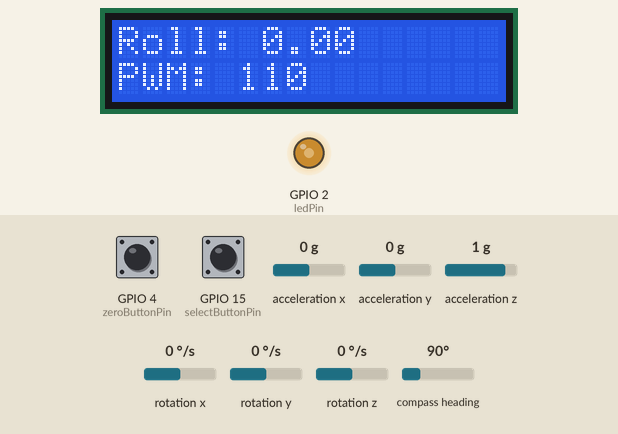
Bench run of a sketch on a simulated ESP32. Shown: 16×2 character LCD, output pins drawn as LEDs (lit = HIGH). The test bench sets the inputs (shaded band); at power-on: GPIO 15 (selectButtonPin) HIGH, acceleration y 0 g, GPIO 4 (zeroButtonPin) HIGH, acceleration x 0 g, acceleration z 1 g, rotation x 0 °/s, rotation y 0 °/s, rotation z 0 °/s, compass heading 90°. Nothing arrives over Bluetooth unless stated; what the sketch prints to the serial monitor is not drawn.

Above: at 1.2 s.
1.3 s: GPIO 15 (selectButtonPin) pulled LOW for 0.15 s
At 1.49 s:
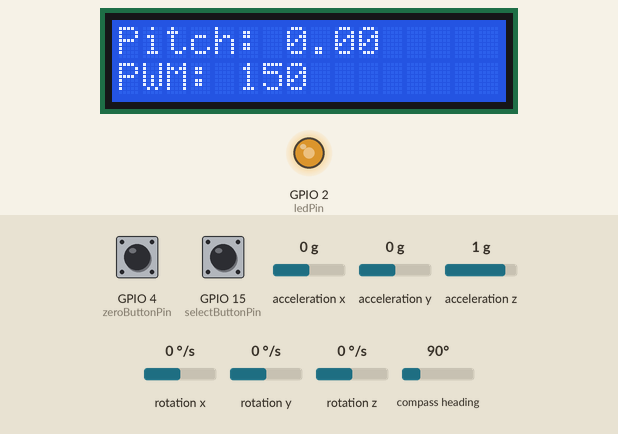
2.0 s: GPIO 15 (selectButtonPin) pulled LOW for 1 s
At 2.73 s:
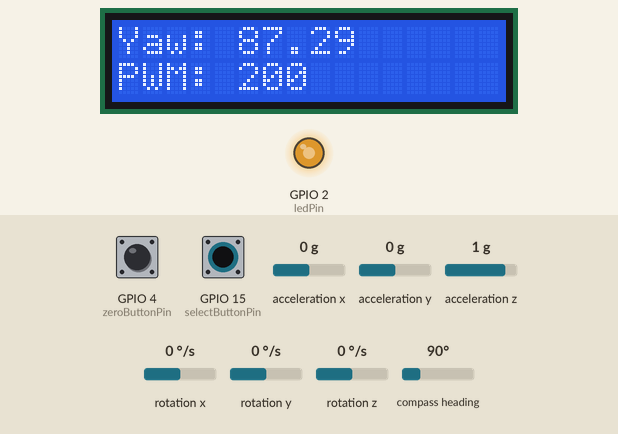
3.6 s: GPIO 15 (selectButtonPin) pulled LOW for 0.15 s
At 3.97 s:
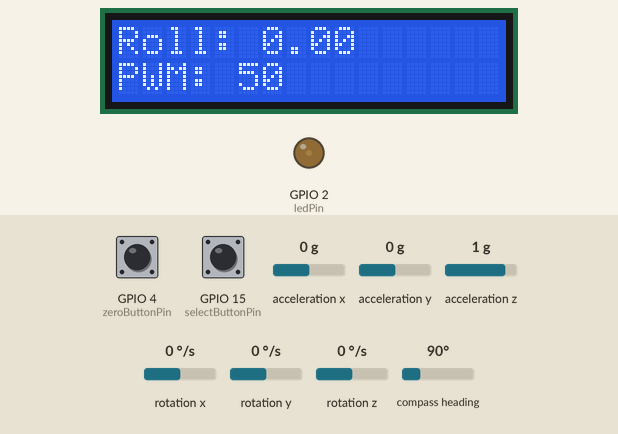
4.3 s: acceleration y set to -1.4 g
At 5.57 s:
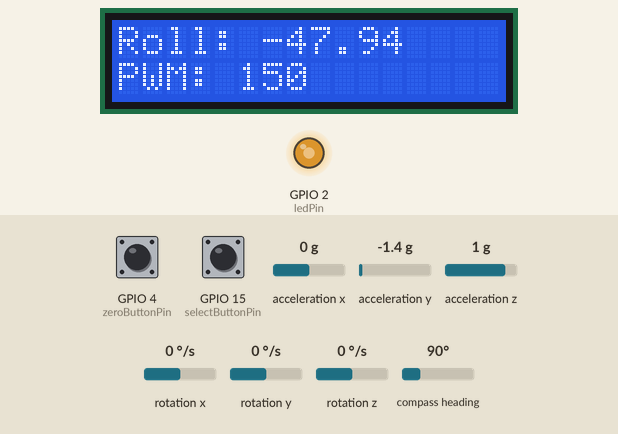
7.3 s: GPIO 4 (zeroButtonPin) pulled LOW for 0.15 s
At 7.49 s:
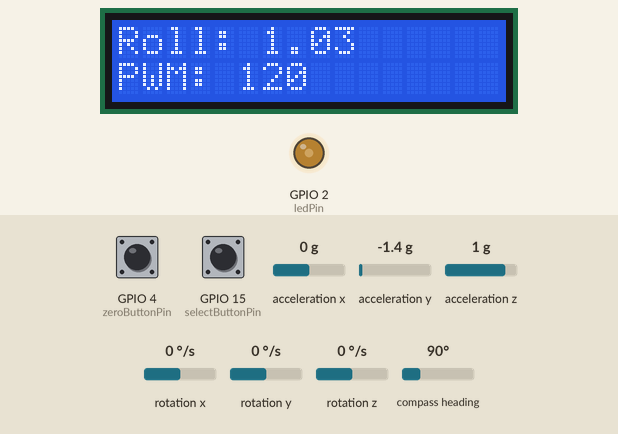
8.0 s: acceleration x set to -1.4 g
At 10.05 s:
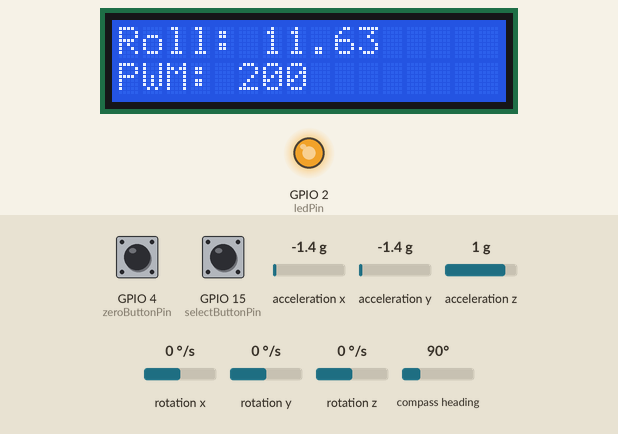
Timing chart, 0 to 58.5 s (numbered marks = the images above; inputs shaded):
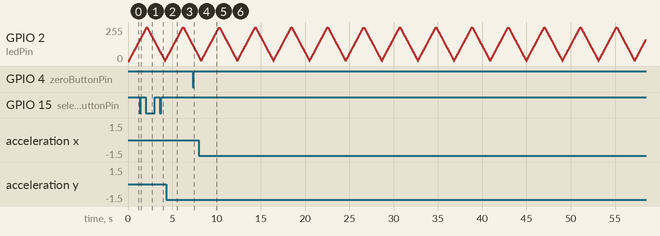

The sketch:

sketch_FILTER_V2.ino
```cpp
#include <Wire.h>
#include <MPU9250.h>
#include <LCDI2C_Multilingual.h>
#include <BluetoothSerial.h>
#include <SimpleKalmanFilter.h>
#include <freertos/FreeRTOS.h>
#include <freertos/task.h>
#include <Ticker.h>

// MPU9250, LCD, Bluetooth 객체 생성
MPU9250 mpu;
LCDI2C_Symbols lcd(0x27, 16, 2);
BluetoothSerial SerialBT;

// 핀 설정 및 변수 초기화
int ledPin = 2;
int selectButtonPin = 15, zeroButtonPin = 4;
int lastSelectButtonState = HIGH, lastZeroButtonState = HIGH;
unsigned long lastDebounceTime = 0, debounceDelay = 50;
int pwmValue = 0;
bool increasing = true;

float rollOffset = 0, pitchOffset = 0, yawOffset = 0;
int selectedValue = 0;

// Kalman 필터 객체 생성
SimpleKalmanFilter rollKalmanFilter(2, 2, 0.01);
SimpleKalmanFilter pitchKalmanFilter(2, 2, 0.01);
SimpleKalmanFilter yawKalmanFilter(2, 2, 0.01);

// 필터 가중치 설정 (상보 필터용)
float alpha = 0.98;

// 이동 평균 필터용 변수
const int windowSize = 5;
float rollWindow[windowSize] = {0}, pitchWindow[windowSize] = {0}, yawWindow[windowSize] = {0};
int windowIndex = 0;
float rollSum = 0, pitchSum = 0, yawSum = 0;

// FreeRTOS 태스크 핸들
TaskHandle_t imuTaskHandle = NULL, lcdTaskHandle = NULL, ledTaskHandle = NULL;
Ticker ticker;

// 상보 필터 함수
float complementaryFilter(float gyro, float accel, float dt) {
  return alpha * (gyro * dt) + (1 - alpha) * accel;
}

// 이동 평균 필터 함수
float movingAverageFilter(float *window, float *sum, float newValue) {
  *sum -= window[windowIndex]; // 기존 값을 합에서 제외
  window[windowIndex] = newValue; // 새로운 값을 창에 추가
  *sum += newValue; // 합에 새로운 값 추가
  windowIndex = (windowIndex + 1) % windowSize; // 창의 인덱스 갱신
  return *sum / windowSize; // 창 안의 값의 평균 반환
}

// FreeRTOS 태스크를 깨우는 함수
void wakeUpTasks() {
  if (imuTaskHandle != NULL) xTaskNotifyGive(imuTaskHandle);
  if (lcdTaskHandle != NULL) xTaskNotifyGive(lcdTaskHandle);
  if (ledTaskHandle != NULL) xTaskNotifyGive(ledTaskHandle);
}

// 스위치 처리 함수
void handleSwitches() {
  int selectReading = digitalRead(selectButtonPin);
  int zeroReading = digitalRead(zeroButtonPin);

  if ((millis() - lastDebounceTime) > debounceDelay) {
    if (selectReading != lastSelectButtonState) {
      lastDebounceTime = millis();
      if (selectReading == LOW) selectedValue = (selectedValue + 1) % 3;
    }
    if (zeroReading != lastZeroButtonState) {
      lastDebounceTime = millis();
      if (zeroReading == LOW) {
        if (selectedValue == 0) rollOffset = mpu.getRoll();
        else if (selectedValue == 1) pitchOffset = mpu.getPitch();
        else if (selectedValue == 2) yawOffset = mpu.getYaw();
      }
    }
  }
  lastSelectButtonState = selectReading;
  lastZeroButtonState = zeroReading;
}

// IMU 데이터 읽기 및 필터 적용 함수
void readIMUData() {
  if (mpu.update()) {
    float dt = 0.01; // 적절한 시간 차이로 설정

    // 자이로 및 가속도 데이터를 사용하여 보정된 롤, 피치, 요 값을 계산
    float gyroRoll = mpu.getGyroX();
    float accelRoll = mpu.getAccX();
    float complementaryRoll = complementaryFilter(gyroRoll, accelRoll, dt);

    float gyroPitch = mpu.getGyroY();
    float accelPitch = mpu.getAccY();
    float complementaryPitch = complementaryFilter(gyroPitch, accelPitch, dt);

    float gyroYaw = mpu.getGyroZ();
    float accelYaw = mpu.getAccZ(); // 주의: 실제로는 요 값은 자이로에서만 사용 가능
    float complementaryYaw = complementaryFilter(gyroYaw, accelYaw, dt);

    Serial.printf("Roll: %.2f, Pitch: %.2f, Yaw: %.2f\n", complementaryRoll, complementaryPitch, complementaryYaw);
    SerialBT.printf("Roll: %.2f, Pitch: %.2f, Yaw: %.2f\n", complementaryRoll, complementaryPitch, complementaryYaw);
  } else {
    Serial.println("IMU Update Failed");
  }
}


// LCD 업데이트 함수
void updateLCD() {
  lcd.clear();
  lcd.setCursor(0, 0);

  switch (selectedValue) {
    case 0: lcd.print("Roll: "), lcd.print(rollKalmanFilter.updateEstimate(mpu.getRoll()) - rollOffset, 2); break;
    case 1: lcd.print("Pitch: "), lcd.print(pitchKalmanFilter.updateEstimate(mpu.getPitch()) - pitchOffset, 2); break;
    case 2: lcd.print("Yaw: "), lcd.print(yawKalmanFilter.updateEstimate(mpu.getYaw()) - yawOffset, 2); break;
  }

  lcd.setCursor(0, 1);
  lcd.print("PWM: ");
  lcd.print(pwmValue);
}

// LED 업데이트 함수
void updateLED() {
  if (increasing) {
    pwmValue += 5;
    if (pwmValue >= 255) {
      pwmValue = 255;
      increasing = false;
    }
  } else {
    pwmValue -= 5;
    if (pwmValue <= 0) {
      pwmValue = 0;
      increasing = true;
    }
  }

  ledcWrite(2, pwmValue);
  SerialBT.printf("PWM Value: %d\n", pwmValue);
}

// IMU 태스크 함수
void imuTask(void *pvParameters) {
  while (1) {
    ulTaskNotifyTake(pdTRUE, portMAX_DELAY);
    readIMUData();
  }
}

// LCD 태스크 함수
void lcdTask(void *pvParameters) {
  while (1) {
    ulTaskNotifyTake(pdTRUE, portMAX_DELAY);
    updateLCD();
  }
}

// LED 태스크 함수
void ledTask(void *pvParameters) {
  while (1) {
    ulTaskNotifyTake(pdTRUE, portMAX_DELAY);
    updateLED();
  }
}

// setup 함수
void setup() {
  Serial.begin(115200);
  Wire.begin();
  pinMode(ledPin, OUTPUT);
  pinMode(selectButtonPin, INPUT_PULLUP);
  pinMode(zeroButtonPin, INPUT_PULLUP);

  ledcAttach(2, 5000, 8);
  lcd.init();
  lcd.backlight();
  mpu.setup(0x68);
  SerialBT.begin("ESP32_BT");

  xTaskCreate(imuTask, "IMU Task", 2048, NULL, 1, &imuTaskHandle);
  xTaskCreate(lcdTask, "LCD Task", 2048, NULL, 1, &lcdTaskHandle);
  xTaskCreate(ledTask, "LED Task", 2048, NULL, 1, &ledTaskHandle);

  ticker.attach_ms(40, wakeUpTasks);
}

// loop 함수
void loop() {
  handleSwitches();
}
```

Measured:
- after the input at 1.3 s, the display: changes at once (image 1)
- after the input at 2.0 s, the display: first changes after 0.28 s (image 2 shows a later state)
- after the input at 3.6 s, the display: changes after 0.21 s (image 3)
